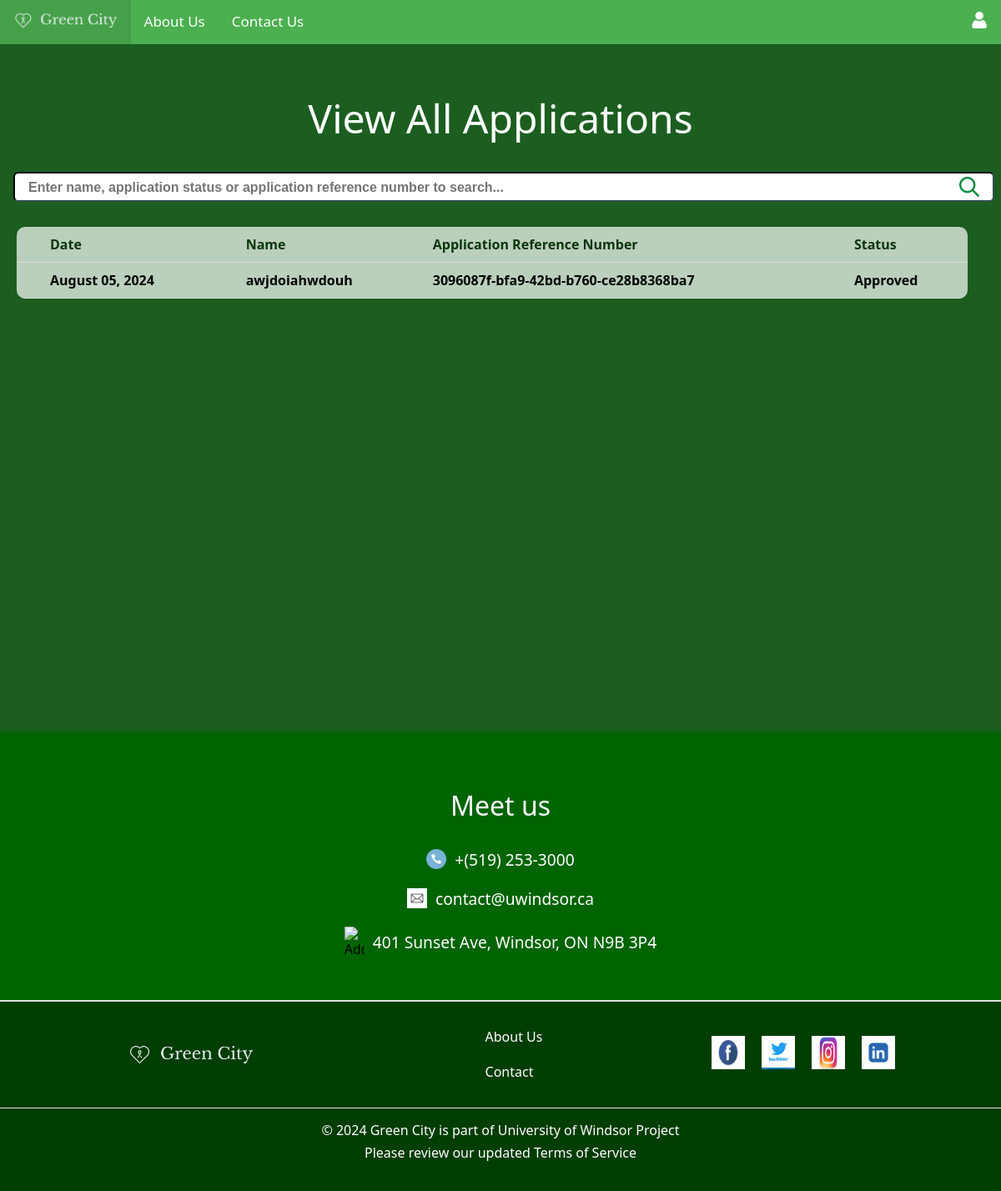
/view_all_applications (signed in), run on an earlier commit of the app's database.
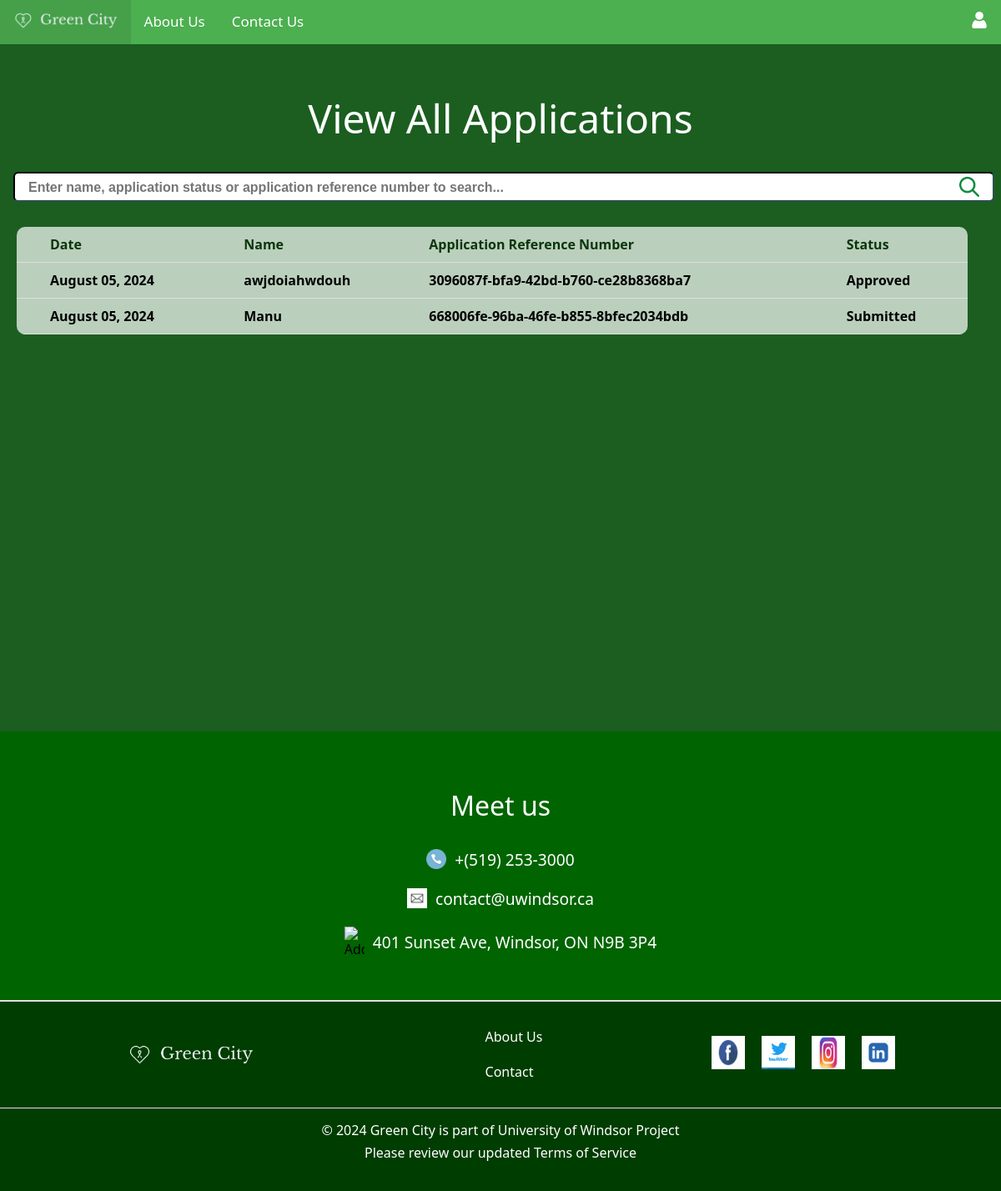
And on a later commit of the database.
### myapp/models.py (models this page shows, shortened)
class BuildingPermit(models.Model):
    AREA_CHOICES = [
        ('0-0.3', '0<0.3'),
        ('0.3-0.5', '0.3<0.5'),
        ('0.5-0.7', '0.5<0.7'),
        ('0.7+', '>=0.7'),
    ]
    FLOORS_CHOICES = [
        ('1-3', '1-3'),
        ('4-6', '4-6'),
        ('7+', '>=7'),
    ]
    __application_status_options = {
        "submitted": "Submitted",
        "in progress": "In Progress",
        "approved": "Approved",
        "rejected": "Rejected",
        "additional": "Additional Document Required",
    }
    name = models.CharField(max_length=100)
    contact_number = models.CharField(max_length=15)
    mail_id = models.EmailField()
    city = models.CharField(max_length=100)
    province = models.CharField(max_length=100)
    area = models.CharField(max_length=20, choices=AREA_CHOICES)
    floors = models.CharField(max_length=20, choices=FLOORS_CHOICES)
    government_id_proof = models.FileField(upload_to=user_id_proof_path)
    land_purchase_record = models.FileField(upload_to=user_land_records_path)
    trees_required = models.PositiveIntegerField()
    application_number = models.CharField(max_length=50, default=str(uuid.uuid4()))
    application_status = models.CharField(max_length=20, choices=__application_status_options, default="submitted")
    date = models.CharField(max_length=50, default=str(datetime.now().strftime("%B %d, %Y")))
    user_id = models.PositiveIntegerField(default=1)
    usr = models.ForeignKey(CustomUser, on_delete=models.CASCADE)
    additional_document_description = models.CharField(max_length=1000, blank=True, null=True)
    additional_document_1 = models.FileField(upload_to=user_additional_document_1_path, blank=True, null=True)
    additional_document_2 = models.FileField(upload_to=user_additional_records_2_path, blank=True, null=True)

### myapp/views.py (the view, shortened to what this page needs)
# urls.py: path('view_all_applications', views.view_all_applications, name='view_all_applications'),
def view_all_applications(request):
    repository.user_id = request.user.id
    form = SearchForm(request.GET or None)
    results = repository.get_all_building_permits()
    message = ""
    if len(results) == 0:
        message = "No permits found"
    return render(request, 'home/applications/view_all_applications.html',
                  {
                      "form": form,
                      "results": results,
                      'result_count': len(results),
                      'message': message
                  }
                  )

### myapp/forms.py
class SearchForm(forms.Form):
    def __init__(self, *args, **kwargs):
        kwargs.setdefault('label_suffix', '')
        super(SearchForm, self).__init__(*args, **kwargs)
    query = forms.CharField(
        required=True,
        widget=forms.TextInput(
            attrs={
                'class': 'search-form search-input',
                'placeholder': "Enter name, application status or application reference number to search...",
            }
        ),
        label='Search Applications',
    )

### myapp/respository.py (called while the page is built)
    def get_all_building_permits(self) -> list:
        return BuildingPermit.objects.filter(user_id=self.user_id)

### myapp/templates/home/applications/view_all_applications.html (shortened to what this page needs)
{% extends 'base.html' %}
{% load static %}
{% block content %}
    <link rel="stylesheet" href="{% static 'home/applications/applications.css' %}">
    <div class="search-main-container">
        <h1 class="search-title-h1">View All Applications</h1>
        <div class="search-container">
            <form id="searchForm" method="GET" action="{% url 'myapp:view_all_applications' %}">
                {{ form.query }}
            </form>
        </div>
        <div class="result-container">
            {% if result_count != 0 %}
                <div class="search-results">
                    <table>
                        <tr>
                            <th>Date</th>
                            <th>Name</th>
                            <th>Application Reference Number</th>
                            <th>Status</th>
                        </tr>
                        {% for result in results %}
                            <tr class="result-item" data-href="{% url 'myapp:application_details' result.id %}">
                                <td>{{ result.date }}</td>
                                <td>{{ result.name }}</td>
                                <td>{{ result.application_number }}</td>
                                <td>{{ result.get_application_status_display }}</td>
                            </tr>
                        {% endfor %}
                    </table>
                </div>
            {% elif message != "" %}
                <h2 class="no-results"> No Applications Found Please Create A New Application </h2>
            {% endif %}
        </div>
    </div>
{% endblock %}

What changed in the data, as far as the page shows it:
added BuildingPermit: date "August 05, 2024", name "Manu", application_number "668006fe-96ba-46fe-b855-8bfec2034bdb", application_status "Submitted"
